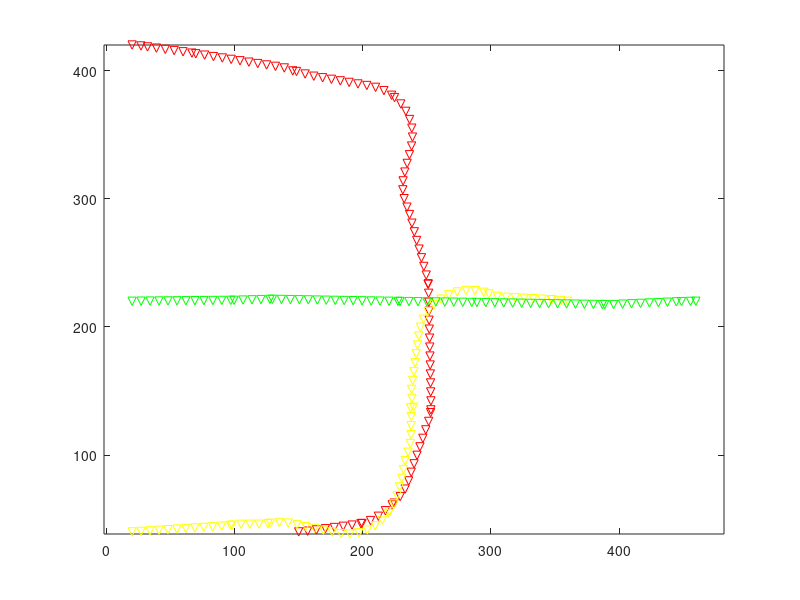

This figure's MATLAB source: (Note: this script raises an error after producing the figure.)
clearvars
close all
rand('state',1);

env.x_max = 500;
env.y_max = 500;
x_max=500;
y_max=500;
width_c=50;
width_b=100;
l_block=0.5*(x_max-width_c);
h_block=(y_max-2*width_b);
obstacle1 = [0,width_b,l_block,h_block];
obstacle2 = [x_max-l_block,width_b,l_block,h_block];
ob_vec=[obstacle1;obstacle2];
env.ob_vec=ob_vec;

EPS = 10;
rho=40;
    BETA=EPS/rho; 
numNodes=2000;

% 7-10 deconfliciton
dt=0.1;

confliction_init.notCollided=1;

%% Agent1
agent1.q_start.coord = [150 40];
agent1.q_start.dir=0; 
agent1.q_start.cost = 0;
agent1.q_start.parent = 0;

agent1.q_goal.coord = [20 420];
agent1.q_goal.cost = 0;
agent1.q_goal.dir=pi-0.02;

agent1.speedmode=0;
agent1.q_ci=agent1.q_start;

agent1.i=2; %used for path following

agent1.confliction=confliction_init;


%% Agent2
agent2.q_start.coord = [20  40];
agent2.q_start.dir=0; 
agent2.q_start.cost = 0;
agent2.q_start.parent = 0;

agent2.q_goal.coord = [360 220];
agent2.q_goal.cost = 0;
agent2.q_goal.dir=0;

agent2.speedmode=0;
agent2.q_ci=agent2.q_start;

agent2.i=2;

agent2.confliction=confliction_init;

%% Agent3
agent3.q_start.coord = [20  220];
agent3.q_start.dir=0; 
agent3.q_start.cost = 0;
agent3.q_start.parent = 0;

agent3.q_goal.coord = [460 220];
agent3.q_goal.cost = 0;
agent3.q_goal.dir=0;

agent3.speedmode=0;
agent3.q_ci=agent3.q_start;

agent3.i=2;

agent3.confliction=confliction_init;

% load('path')
% agent1.path=newpath;
% agent1.i=2;

% load('path_data')
load('newpath_data_complex')
agent1.path=newpath1;
agent2.path=newpath2;
agent3.path=newpath3;


% plot_env(env,1)
plot(agent1.path(:,1),agent1.path(:,2),'rv')
hold on
plot(agent2.path(:,1),agent2.path(:,2),'yv')
plot(agent3.path(:,1),agent3.path(:,2),'gv')
axis equal
% axis([10 50 10 50])

% state_check1=[];
% state_check2=[];
dist_agent=[];

Agents=[agent1; agent2; agent3];



for t=0:dt:80
    t
%     agent1=controlFollowPath(agent1,rho,EPS,dt);
%     agent2=controlFollowPath(agent2,rho,EPS,dt);

%--------
    Agents=control(Agents,rho,EPS,dt);
    for i=1:3
        plot(Agents(i).q_ci.coord(1),Agents(i).q_ci.coord(2),'b.')
        hold on
        temp=Agents(i);
        plot(Agents(i).path(temp.i,1), Agents(i).path(temp.i,2),'g.')
        if ~Agents(i).confliction.notCollided
            plot(Agents(i).confliction.center(1), Agents(i).confliction.center(2),'ko')
            plot(Agents(i).confliction.leave(1), Agents(i).confliction.leave(2),'k.')
            
        end
        drawnow
    end
%     [Agents(1).speedmode Agents(2).speedmode]
    %-----------
%     agent1.i
%     plot(agent1.q_ci.coord(1),agent1.q_ci.coord(2),'b.')
%     agent1.i
%     plot(agent2.q_ci.coord(1),agent2.q_ci.coord(2),'b.')
%     drawnow
% %     pause(0.5)
%     [temp1,temp2]=checkNoAgentCollisionInit(agent1,agent2);
%     state_check1=[state_check1 temp1.notCollided];
%     state_check2=[state_check2 temp2.notCollided];
%     if ~temp1.notCollided
%         plot(temp1.approach(1,1),temp1.approach(1,2),'k.')
%         plot(temp1.leave(1,1),temp1.leave(1,2),'k.')
%         plot(temp2.approach(1,1),temp2.approach(1,2),'k.')
%         plot(temp2.leave(1,1),temp2.leave(1,2),'k.')
%         plot(temp1.center(1,1),temp1.center(1,2),'ko','LineWidth',1.5)
%     end
        
    dist_agent=[dist_agent [norm(Agents(1).q_ci.coord-Agents(2).q_ci.coord); norm(Agents(1).q_ci.coord-Agents(3).q_ci.coord);norm(Agents(2).q_ci.coord-Agents(3).q_ci.coord)]];
%     hold on;
end


figure(3)
plot(0:dt:80,dist_agent)
